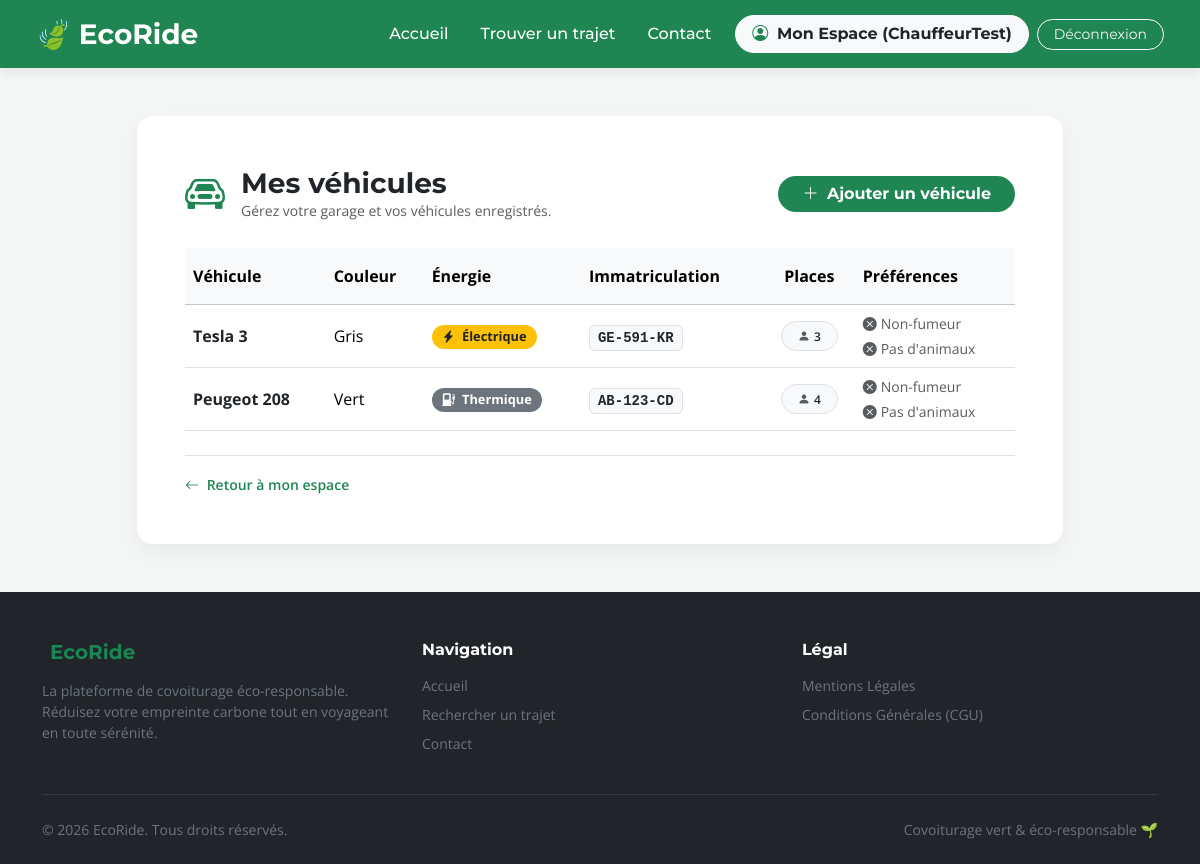
Page /liste_vehicules.php (signed in) on the committed database.
### tables this page shows
CREATE TABLE `vehicule` (
  `id` int NOT NULL,
  `id_utilisateur` int NOT NULL,
  `marque` varchar(50) NOT NULL,
  `modele` varchar(50) NOT NULL,
  `couleur` varchar(30) NOT NULL,
  `energie` varchar(20) NOT NULL,
  `immatriculation` varchar(20) NOT NULL,
  `date_premiere_immat` date NOT NULL,
  `nb_places` int NOT NULL,
  `fumeur` tinyint(1) DEFAULT '0',
  `animaux` tinyint(1) DEFAULT '0',
  `preferences_additionnelles` text
);

### liste_vehicules.php (the view, shortened to what this page needs)
<?php
require_once 'config/db.php';
$user_id = $_SESSION['user_id'];
$stmt = $pdo->prepare("SELECT * FROM vehicule WHERE id_utilisateur = :id_u");
$stmt->execute(['id_u' => $user_id]);
$vehicules = $stmt->fetchAll(PDO::FETCH_ASSOC);
?>
<!DOCTYPE html>
<html lang="fr">
<head>
    <link href="https://cdn.jsdelivr.net/npm/bootstrap@5.3.3/dist/css/bootstrap.min.css" rel="stylesheet">
    <link rel="stylesheet" href="https://cdn.jsdelivr.net/npm/bootstrap-icons@1.11.3/font/bootstrap-icons.min.css">
</head>
<body class="d-flex flex-column min-vh-100">
    <?php require_once 'includes/navbar.php'; ?>
    <main class="container py-5 flex-grow-1">
        <div class="row justify-content-center">
            <div class="col-lg-10">
                <div class="card main-card p-4 p-md-5 bg-white">
                    <div class="d-flex flex-column flex-md-row justify-content-between align-items-md-center gap-3 mb-4">
                        <div class="d-flex align-items-center gap-3">
                            <div class="fs-1 text-sapin"><i class="bi bi-car-front"></i></div>
                            <div>
                                <h1 class="h3 fw-bold text-dark mb-0">Mes véhicules</h1>
                                <p class="text-muted small mb-0">Gérez votre garage et vos véhicules enregistrés.</p>
                            </div>
                        </div>
                        <div>
                            <a href="ajouter_vehicule.php" class="btn btn-sapin rounded-pill px-4 fw-bold">
                                <i class="bi bi-plus-lg me-1"></i> Ajouter un véhicule
                            </a>
                        </div>
                    </div>
                    <?php if (count($vehicules) > 0): ?>
                        <div class="table-responsive">
                            <table class="table table-hover align-middle mb-0">
                                <thead class="table-light">
                                    <tr>
                                        <th class="py-3">Véhicule</th>
                                        <th class="py-3">Couleur</th>
                                        <th class="py-3">Énergie</th>
                                        <th class="py-3">Immatriculation</th>
                                        <th class="py-3 text-center">Places</th>
                                        <th class="py-3">Préférences</th>
                                    </tr>
                                </thead>
                                <tbody>
                                    <?php foreach ($vehicules as $v): ?>
                                    <tr>
                                        <td>
                                            <div class="fw-bold text-dark"><?= htmlspecialchars($v['marque']) ?> <?= htmlspecialchars($v['modele']) ?></div>
                                        </td>
                                        <td><?= htmlspecialchars($v['couleur']) ?></td>
                                        <td>
                                            <?php
                                                $energie = strtolower($v['energie'] ?? '');
                                                if ($energie === 'electrique') {
                                                    echo '<span class="badge bg-warning text-dark badge-energie"><i class="bi bi-lightning-charge-fill me-1"></i> Électrique</span>';
                                                } elseif ($energie === 'hybride') {
                                                    echo '<span class="badge bg-info text-dark badge-energie"><i class="bi bi-arrow-repeat me-1"></i> Hybride</span>';
                                                } else {
                                                    echo '<span class="badge bg-secondary badge-energie"><i class="bi bi-fuel-pump-fill me-1"></i> Thermique</span>';
                                                }
                                            ?>
                                        </td>
                                        <td><code class="px-2 py-1 bg-light border rounded text-dark fw-bold"><?= htmlspecialchars($v['immatriculation']) ?></code></td>
                                        <td class="text-center">
                                            <span class="badge bg-light text-dark border px-3 py-2 rounded-pill fw-semibold">
                                                <i class="bi bi-person-fill text-muted me-1"></i><?= htmlspecialchars($v['nb_places'] ?? $v['places'] ?? '-') ?>
                                            </span>
                                        </td>
                                        <td class="small">
                                            <div class="d-flex flex-column gap-1">
                                                <span>
                                                    <?= !empty($v['fumeur']) || !empty($v['accepte_fumeurs'])
                                                        ? '<span class="text-success"><i class="bi bi-check-circle-fill me-1"></i>Fumeur</span>'
                                                        : '<span class="text-muted"><i class="bi bi-x-circle-fill me-1"></i>Non-fumeur</span>' ?>
                                                </span>
                                                <span>
                                                    <?= !empty($v['animaux']) || !empty($v['accepte_animaux'])
                                                        ? '<span class="text-success"><i class="bi bi-check-circle-fill me-1"></i>Animaux</span>'
                                                        : '<span class="text-muted"><i class="bi bi-x-circle-fill me-1"></i>Pas d\'animaux</span>' ?>
                                                </span>
                                            </div>
                                        </td>
                                    </tr>
                                    <?php endforeach; ?>
                                </tbody>
                            </table>
                        </div>
                    <?php endif; ?>
                    <div class="mt-4 pt-3 border-top">
                        <a href="mon_espace.php" class="text-sapin text-decoration-none fw-semibold small">
                            <i class="bi bi-arrow-left me-1"></i> Retour à mon espace
                        </a>
                    </div>
                </div>
            </div>
        </div>
    </main>
    <?php require_once 'includes/footer.php'; ?>
</body>
</html>

### liste_vehicules.php (style rules this page uses)
html, body { height: 100%; }
body { font-family: 'Open Sans', sans-serif; background-color: #f4f7f6; color: #2c3e50; }
h1, h2, h3, h4, h5, .font-heading { font-family: 'Montserrat', sans-serif; }
.text-sapin { color: #1F8653 !important; }
.btn-sapin { background-color: #1F8653; color: #ffffff; font-family: 'Montserrat', sans-serif; font-weight: 600; border: none; }
.main-card { border: none; box-shadow: 0 8px 24px rgba(0,0,0,0.06); border-radius: 16px; }
.badge-energie { font-size: 0.8rem; padding: 0.4em 0.8em; border-radius: 50rem; }

### rows in the picture
vehicule: marque "Tesla", modele "3", couleur "Gris", energie "electrique" (drawn), immatriculation "GE-591-KR", nb_places "3", fumeur 0 (drawn), animaux 0 (drawn)
vehicule: marque "Peugeot", modele "208", couleur "Vert", energie "thermique" (drawn), immatriculation "AB-123-CD", nb_places "4", fumeur 0 (drawn), animaux 0 (drawn)

### other values in the picture
$_SESSION['pseudo'] "ChauffeurTest"
